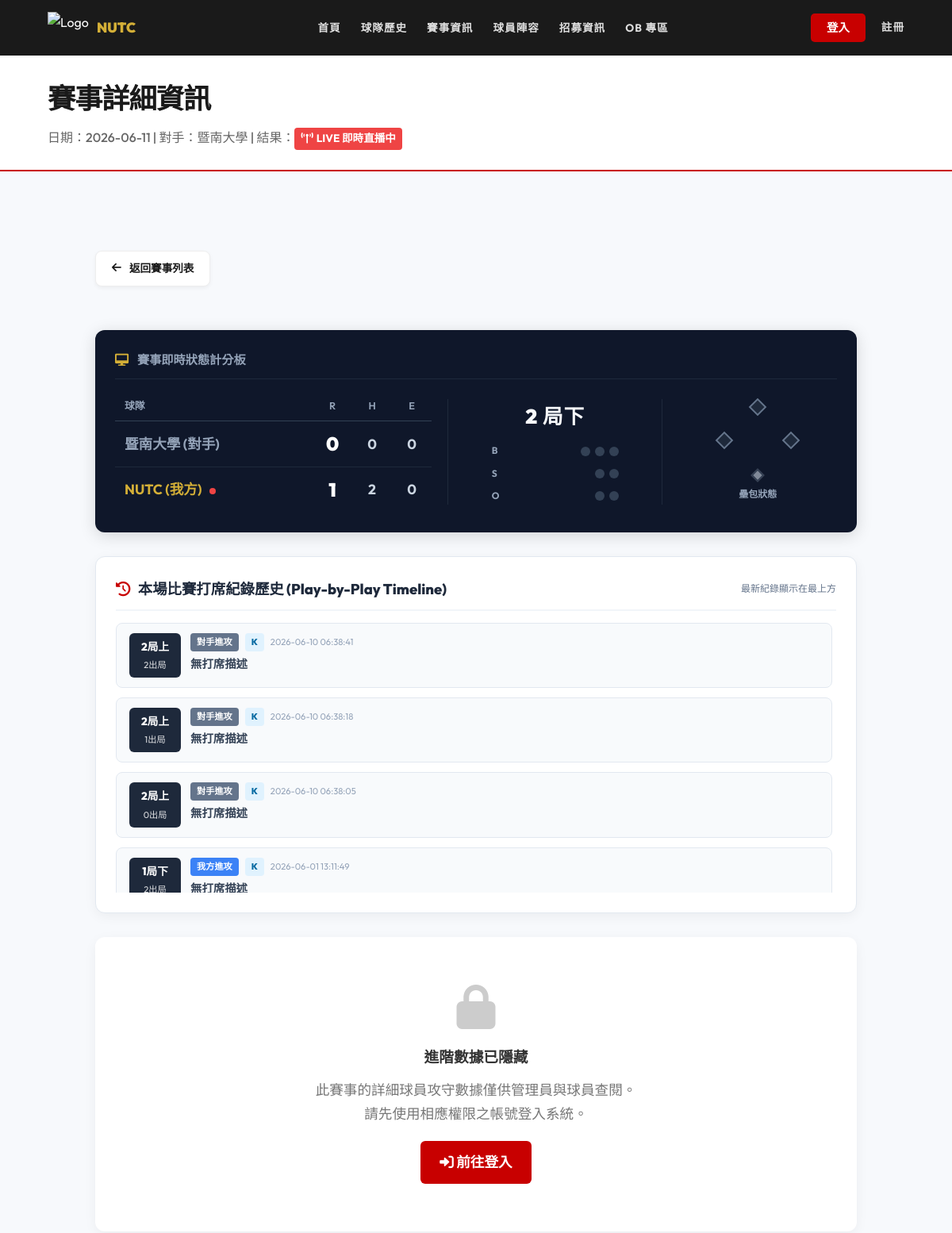
Page /game_detail.php?id=3 (upper part) on the earlier database version.
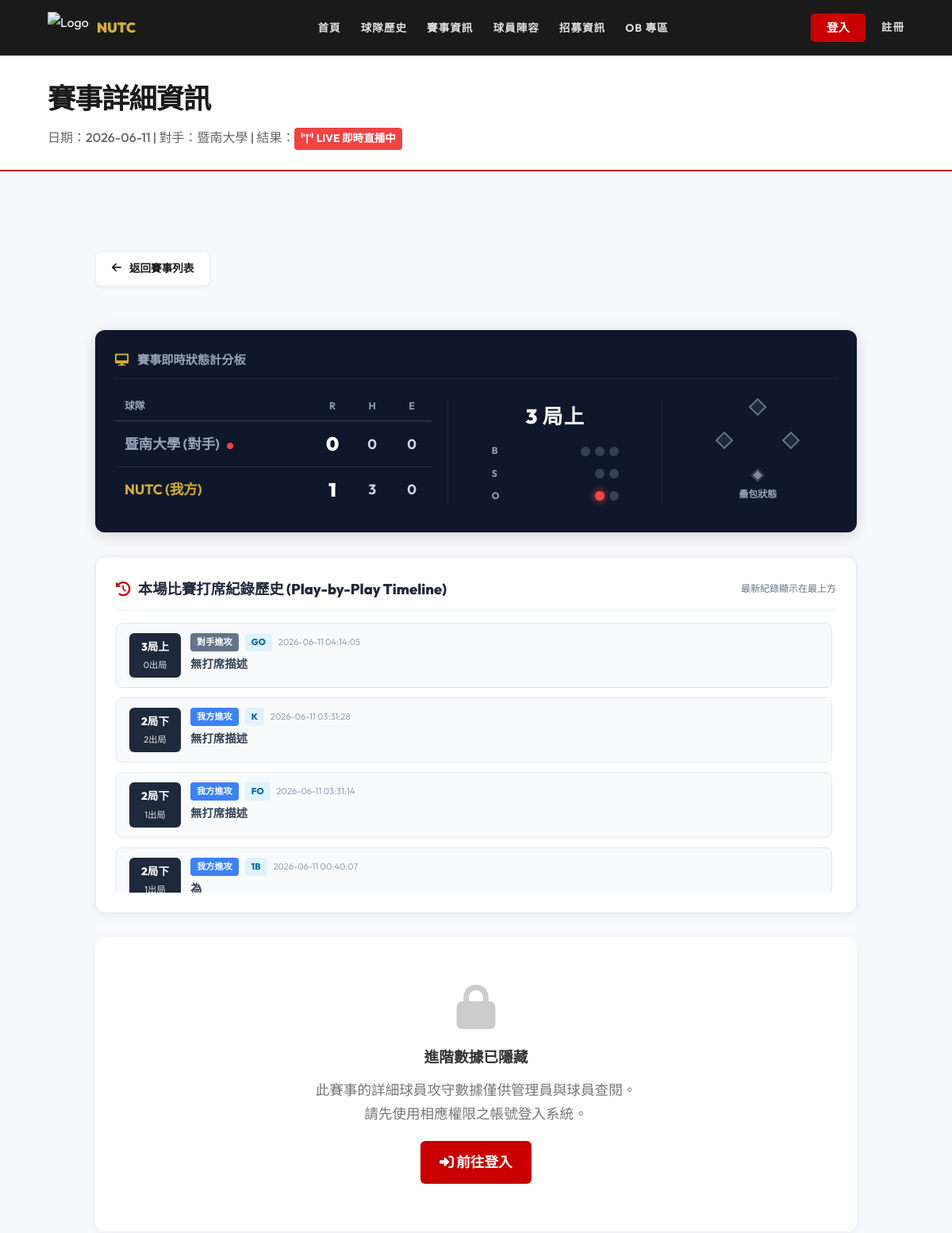
Same page on the later database version.
### tables this page shows
CREATE TABLE `game_live_state` (
  `game_id` int(11) NOT NULL,
  `current_batter_order` int(11) NOT NULL DEFAULT 1,
  `our_score` int(11) NOT NULL DEFAULT 0,
  `opponent_score` int(11) NOT NULL DEFAULT 0,
  `inning` int(11) NOT NULL DEFAULT 1,
  `is_top` tinyint(4) NOT NULL DEFAULT 0,
  `outs` int(11) NOT NULL DEFAULT 0,
  `balls` int(11) NOT NULL DEFAULT 0,
  `strikes` int(11) NOT NULL DEFAULT 0,
  `our_hits` int(11) NOT NULL DEFAULT 0,
  `opponent_hits` int(11) NOT NULL DEFAULT 0,
  `our_errors` int(11) NOT NULL DEFAULT 0,
  `opponent_errors` int(11) NOT NULL DEFAULT 0,
  `runner_first` tinyint(4) NOT NULL DEFAULT 0,
  `runner_second` tinyint(4) NOT NULL DEFAULT 0,
  `runner_third` tinyint(4) NOT NULL DEFAULT 0,
  `is_ended` tinyint(4) NOT NULL DEFAULT 0,
  `runner_first_id` int(11) DEFAULT NULL,
  `runner_second_id` int(11) DEFAULT NULL,
  `runner_third_id` int(11) DEFAULT NULL
);

CREATE TABLE `game_live_logs` (
  `id` int(11) NOT NULL,
  `game_id` int(11) NOT NULL,
  `inning` int(11) NOT NULL,
  `is_top` tinyint(4) NOT NULL,
  `outs` int(11) NOT NULL,
  `pa_result` varchar(20) NOT NULL,
  `description` text DEFAULT NULL,
  `type` varchar(10) NOT NULL,
  `created_at` timestamp NOT NULL DEFAULT current_timestamp()
);

### game_detail.php (the view, shortened to what the changed rows need)
<?php
require_once 'includes/header.php';
$game_id = (int)$_GET['id'];
$game = $db->find('game', 'Game_id', $game_id);
$pdo = $db->getPdo();
$stmt = $pdo->prepare("SELECT * FROM game_live_state WHERE game_id = ?");
$stmt->execute([$game_id]);
$live_state = $stmt->fetch();
$is_our_offense = false;
$is_opp_offense = false;
if ($live_state) {
    $batting_first = isset($game['batting_first']) ? $game['batting_first'] : '後攻';
    if ($batting_first === '先攻') {
        $is_our_offense = ((int)$live_state['is_top'] == 1);
    } else {
        $is_our_offense = ((int)$live_state['is_top'] == 0);
    }
    $is_opp_offense = !$is_our_offense;
}
?>
<div class="page-header">
    <h1>賽事詳細資訊</h1>
</div>
<section>
    <div class="container">
        <?php if ($live_state): ?>
            <div class="live-scoreboard-card" style="background: #0f172a; color: white; border-radius: 12px; padding: 25px; box-shadow: 0 4px 20px rgba(0,0,0,0.15); margin-bottom: 30px;">
                <h4 style="margin-top:0; border-bottom: 1px solid #1e293b; padding-bottom: 10px; color:#94a3b8; font-size:0.95rem; font-weight:700; margin-bottom: 15px;">
                    <i class="fas fa-desktop" style="color:var(--secondary); margin-right:8px;"></i> 賽事即時狀態計分板
                </h4>
                <div style="display: flex; flex-wrap: wrap; justify-content: space-between; align-items: center; gap: 20px;">
                    <div style="flex: 2; min-width: 320px;">
                        <table style="width: 100%; border-collapse: collapse; text-align: center; color: white; font-family: 'Outfit', sans-serif;">
                            <thead>
                                <tr style="border-bottom: 1px solid #334155; font-size: 0.8rem; color: #94a3b8; text-transform: uppercase;">
                                    <th style="text-align: left; padding: 8px 12px; font-weight: 600;">球隊</th>
                                    <th style="padding: 8px; font-weight: 600; width: 50px;">R</th>
                                    <th style="padding: 8px; font-weight: 600; width: 50px;">H</th>
                                    <th style="padding: 8px; font-weight: 600; width: 50px;">E</th>
                                </tr>
                            </thead>
                            <tbody>
                                <?php if ($batting_first === '先攻'): ?>
                                    <tr style="font-size: 1.1rem; border-bottom: 1px solid #1e293b;">
                                        <td style="text-align: left; padding: 12px; font-weight: 700; color: var(--secondary);">
                                            NUTC (我方)
                                            <?php if ($is_our_offense): ?>
                                                <span style="display: inline-block; width: 8px; height: 8px; background: #ef4444; border-radius: 50%; margin-left: 6px;" title="進攻中"></span>
                                            <?php endif; ?>
                                        </td>
                                        <td style="font-size: 1.5rem; font-weight: 900; color: white; padding: 8px;"><?= $live_state['our_score'] ?></td>
                                        <td style="font-weight: 700; color: #cbd5e1; padding: 8px;"><?= $live_state['our_hits'] ?></td>
                                        <td style="font-weight: 700; color: #cbd5e1; padding: 8px;"><?= $live_state['our_errors'] ?></td>
                                    </tr>
                                    <tr style="font-size: 1.1rem;">
                                        <td style="text-align: left; padding: 12px; font-weight: 700; color: #94a3b8;">
                                            <?= htmlspecialchars($game['opponent']) ?> (對手)
                                            <?php if ($is_opp_offense): ?>
                                                <span style="display: inline-block; width: 8px; height: 8px; background: #ef4444; border-radius: 50%; margin-left: 6px;" title="進攻中"></span>
                                            <?php endif; ?>
                                        </td>
                                        <td style="font-size: 1.5rem; font-weight: 900; color: white; padding: 8px;"><?= $live_state['opponent_score'] ?></td>
                                        <td style="font-weight: 700; color: #cbd5e1; padding: 8px;"><?= $live_state['opponent_hits'] ?></td>
                                        <td style="font-weight: 700; color: #cbd5e1; padding: 8px;"><?= $live_state['opponent_errors'] ?></td>
                                    </tr>
                                <?php else: ?>
                                    <tr style="font-size: 1.1rem; border-bottom: 1px solid #1e293b;">
                                        <td style="text-align: left; padding: 12px; font-weight: 700; color: #94a3b8;">
                                            <?= htmlspecialchars($game['opponent']) ?> (對手)
                                            <?php if ($is_opp_offense): ?>
                                                <span style="display: inline-block; width: 8px; height: 8px; background: #ef4444; border-radius: 50%; margin-left: 6px;" title="進攻中"></span>
                                            <?php endif; ?>
                                        </td>
                                        <td style="font-size: 1.5rem; font-weight: 900; color: white; padding: 8px;"><?= $live_state['opponent_score'] ?></td>
                                        <td style="font-weight: 700; color: #cbd5e1; padding: 8px;"><?= $live_state['opponent_hits'] ?></td>
                                        <td style="font-weight: 700; color: #cbd5e1; padding: 8px;"><?= $live_state['opponent_errors'] ?></td>
                                    </tr>
                                    <tr style="font-size: 1.1rem;">
                                        <td style="text-align: left; padding: 12px; font-weight: 700; color: var(--secondary);">
                                            NUTC (我方)
                                            <?php if ($is_our_offense): ?>
                                                <span style="display: inline-block; width: 8px; height: 8px; background: #ef4444; border-radius: 50%; margin-left: 6px;" title="進攻中"></span>
                                            <?php endif; ?>
                                        </td>
                                        <td style="font-size: 1.5rem; font-weight: 900; color: white; padding: 8px;"><?= $live_state['our_score'] ?></td>
                                        <td style="font-weight: 700; color: #cbd5e1; padding: 8px;"><?= $live_state['our_hits'] ?></td>
                                        <td style="font-weight: 700; color: #cbd5e1; padding: 8px;"><?= $live_state['our_errors'] ?></td>
                                    </tr>
                                <?php endif; ?>
                            </tbody>
                        </table>
                    </div>
                    <div style="flex: 1.2; min-width: 220px; display: flex; flex-direction: column; align-items: center; justify-content: center; border-left: 1px solid #1e293b; border-right: 1px solid #1e293b; padding: 0 15px; box-sizing: border-box;">
                        <div style="font-size: 1.6rem; font-weight: 900; color: #f8fafc; margin-bottom: 12px; letter-spacing: 1px;">
                            <?= $live_state['inning'] ?> 局<?= $live_state['is_top'] ? '上' : '下' ?>
                        </div>
                        <div style="display: flex; flex-direction: column; gap: 8px; width: 100%; max-width: 160px;">
                            <div style="display: flex; align-items: center; justify-content: space-between;">
                                <span style="font-size: 0.75rem; font-weight: 700; color: #94a3b8; width: 20px;">B</span>
                                <div style="display: flex; gap: 6px;">
                                    <?php for($i=1; $i<=3; $i++):
                                        $active = ($live_state['balls'] >= $i);
                                        $color = $active ? '#10b981' : '#334155';
                                        $shadow = $active ? 'box-shadow: 0 0 8px #10b981;' : '';
                                    ?>
                                        <span style="width: 12px; height: 12px; border-radius: 50%; background: <?= $color ?>; <?= $shadow ?> display: inline-block;"></span>
                                    <?php endfor; ?>
                                </div>
                            </div>
                            <div style="display: flex; align-items: center; justify-content: space-between;">
                                <span style="font-size: 0.75rem; font-weight: 700; color: #94a3b8; width: 20px;">S</span>
                                <div style="display: flex; gap: 6px;">
                                    <?php for($i=1; $i<=2; $i++):
                                        $active = ($live_state['strikes'] >= $i);
                                        $color = $active ? '#f59e0b' : '#334155';
                                        $shadow = $active ? 'box-shadow: 0 0 8px #f59e0b;' : '';
                                    ?>
                                        <span style="width: 12px; height: 12px; border-radius: 50%; background: <?= $color ?>; <?= $shadow ?> display: inline-block;"></span>
                                    <?php endfor; ?>
                                </div>
                            </div>
                            <div style="display: flex; align-items: center; justify-content: space-between;">
                                <span style="font-size: 0.75rem; font-weight: 700; color: #94a3b8; width: 20px;">O</span>
                                <div style="display: flex; gap: 6px;">
                                    <?php for($i=1; $i<=2; $i++):
                                        $active = ($live_state['outs'] >= $i);
                                        $color = $active ? '#ef4444' : '#334155';
                                        $shadow = $active ? 'box-shadow: 0 0 8px #ef4444;' : '';
                                    ?>
                                        <span style="width: 12px; height: 12px; border-radius: 50%; background: <?= $color ?>; <?= $shadow ?> display: inline-block;"></span>
                                    <?php endfor; ?>
                                </div>
                            </div>
                        </div>
                    </div>
                    <div style="flex: 1; min-width: 180px; display: flex; flex-direction: column; align-items: center; justify-content: center;">
                        <div style="position: relative; width: 100px; height: 100px; margin-bottom: 8px;">
                            <div style="position: absolute; top: 0; left: 42px; width: 16px; height: 16px; border: 2px solid #64748b; background: <?= $live_state['runner_second'] ? '#fbbf24' : '#1e293b' ?>; transform: rotate(45deg); <?= $live_state['runner_second'] ? 'box-shadow: 0 0 8px #fbbf24;' : '' ?>"></div>
                            <div style="position: absolute; top: 42px; left: 0; width: 16px; height: 16px; border: 2px solid #64748b; background: <?= $live_state['runner_third'] ? '#fbbf24' : '#1e293b' ?>; transform: rotate(45deg); <?= $live_state['runner_third'] ? 'box-shadow: 0 0 8px #fbbf24;' : '' ?>"></div>
                            <div style="position: absolute; top: 42px; right: 0; width: 16px; height: 16px; border: 2px solid #64748b; background: <?= $live_state['runner_first'] ? '#fbbf24' : '#1e293b' ?>; transform: rotate(45deg); <?= $live_state['runner_first'] ? 'box-shadow: 0 0 8px #fbbf24;' : '' ?>"></div>
                            <div style="position: absolute; bottom: 0; left: 44px; width: 12px; height: 12px; border: 2px solid #475569; background: #cbd5e1; transform: rotate(45deg); opacity: 0.6;"></div>
                        </div>
                        <div style="font-size: 0.75rem; color: #94a3b8; font-weight: 600;">壘包狀態</div>
                    </div>
                </div>
            </div>
        <?php endif; ?>
        <?php
        $logs_stmt = $pdo->prepare("SELECT * FROM game_live_logs WHERE game_id = ? ORDER BY id DESC");
        $logs_stmt->execute([$game_id]);
        $game_logs = $logs_stmt->fetchAll();
        ?>
        <div style="background: white; border-radius: 12px; padding: 25px; box-shadow: 0 4px 15px rgba(0,0,0,0.05); border: 1px solid #e2e8f0; margin-bottom: 30px; height: 450px; display: flex; flex-direction: column;">
            <div style="flex: 1; overflow-y: auto; padding-right:5px; margin-top:15px;">
                <?php if (empty($game_logs)): ?>
                    <div style="text-align:center; color:#94a3b8; padding:20px; font-size:0.9rem;">本場比賽暫無打席敘述紀錄。</div>
                <?php else: ?>
                    <div style="display:flex; flex-direction:column; gap:12px;">
                        <?php foreach ($game_logs as $log): ?>
                            <div style="display:flex; align-items:flex-start; background:#f8fafc; border:1px solid #e2e8f0; padding:12px 16px; border-radius:8px; gap:12px; transition: 0.2s;">
                                <div style="display:flex; flex-direction:column; align-items:center; background:#1e293b; color:white; padding:6px 10px; border-radius:6px; min-width:65px; text-align:center;">
                                    <span style="font-size:0.85rem; font-weight:800;"><?= $log['inning'] ?>局<?= $log['is_top'] ? '上' : '下' ?></span>
                                    <span style="font-size:0.7rem; opacity:0.85; margin-top:2px;"><?= $log['outs'] ?>出局</span>
                                </div>
                                <div style="flex:1;">
                                    <div style="display:flex; align-items:center; gap:8px; margin-bottom:6px;">
                                        <span style="background:<?= $log['type'] === 'offense' ? '#3b82f6' : '#64748b' ?>; color:white; padding:2px 8px; border-radius:4px; font-size:0.7rem; font-weight:800;">
                                            <?= $log['type'] === 'offense' ? '我方進攻' : '對手進攻' ?>
                                        </span>
                                        <span style="background:#e0f2fe; color:#0369a1; padding:2px 8px; border-radius:4px; font-size:0.7rem; font-weight:800; font-family:'Outfit',sans-serif;">
                                            <?= htmlspecialchars($log['pa_result']) ?>
                                        </span>
                                        <span style="font-size:0.7rem; color:#94a3b8;"><?= $log['created_at'] ?></span>
                                    </div>
                                    <div style="font-size:0.9rem; color:#334155; font-weight:600; line-height:1.4;">
                                        <?= htmlspecialchars($log['description'] ?: '無打席描述') ?>
                                    </div>
                                </div>
                            </div>
                        <?php endforeach; ?>
                    </div>
                <?php endif; ?>
            </div>
        </div>
    </div>
</section>
<?php require_once 'includes/footer.php'; ?>

Differences in the rows shown:
no longer on this page (row unchanged): game_live_logs: inning "2", is_top "上", outs "2", type "對手進攻", pa_result "K", created_at "2026-06-10 06:38:41", description "無打席描述"
no longer on this page (row unchanged): game_live_logs: inning "2", is_top "上", outs "1", type "對手進攻", pa_result "K", created_at "2026-06-10 06:38:18", description "無打席描述"
no longer on this page (row unchanged): game_live_logs: inning "2", is_top "上", outs "0", type "對手進攻", pa_result "K", created_at "2026-06-10 06:38:05", description "無打席描述"
no longer on this page (row unchanged): game_live_logs: inning "1", is_top "下", outs "2", type "我方進攻", pa_result "K", created_at "2026-06-01 13:11:49", description "無打席描述"
changed game_live_state: is_top 0 → 1 (drawn); our_hits "2" → "3"; inning "2" → "3"; outs 0 → 1 (drawn)
added game_live_logs: inning "3", is_top "上", outs "0", type "對手進攻", pa_result "GO", created_at "2026-06-11 04:14:05", description "無打席描述"
added game_live_logs: inning "2", is_top "下", outs "2", type "我方進攻", pa_result "K", created_at "2026-06-11 03:31:28", description "無打席描述"
added game_live_logs: inning "2", is_top "下", outs "1", type "我方進攻", pa_result "FO", created_at "2026-06-11 03:31:14", description "無打席描述"
added game_live_logs: inning "2", is_top "下", outs "1", type "我方進攻", pa_result "1B", created_at "2026-06-11 00:40:07", description "為"
Other differences:
text no longer shown: "下"
text now shown: "上"
